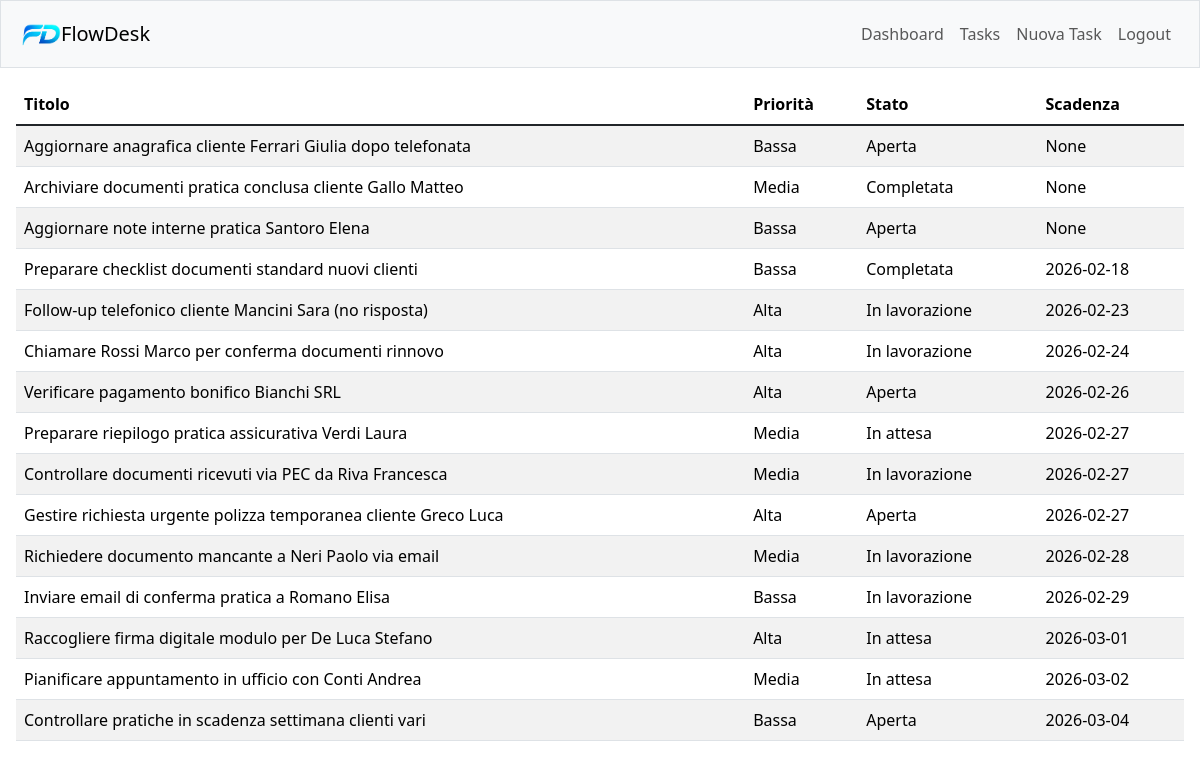
The page /tasks (signed in) on the database as committed earlier.
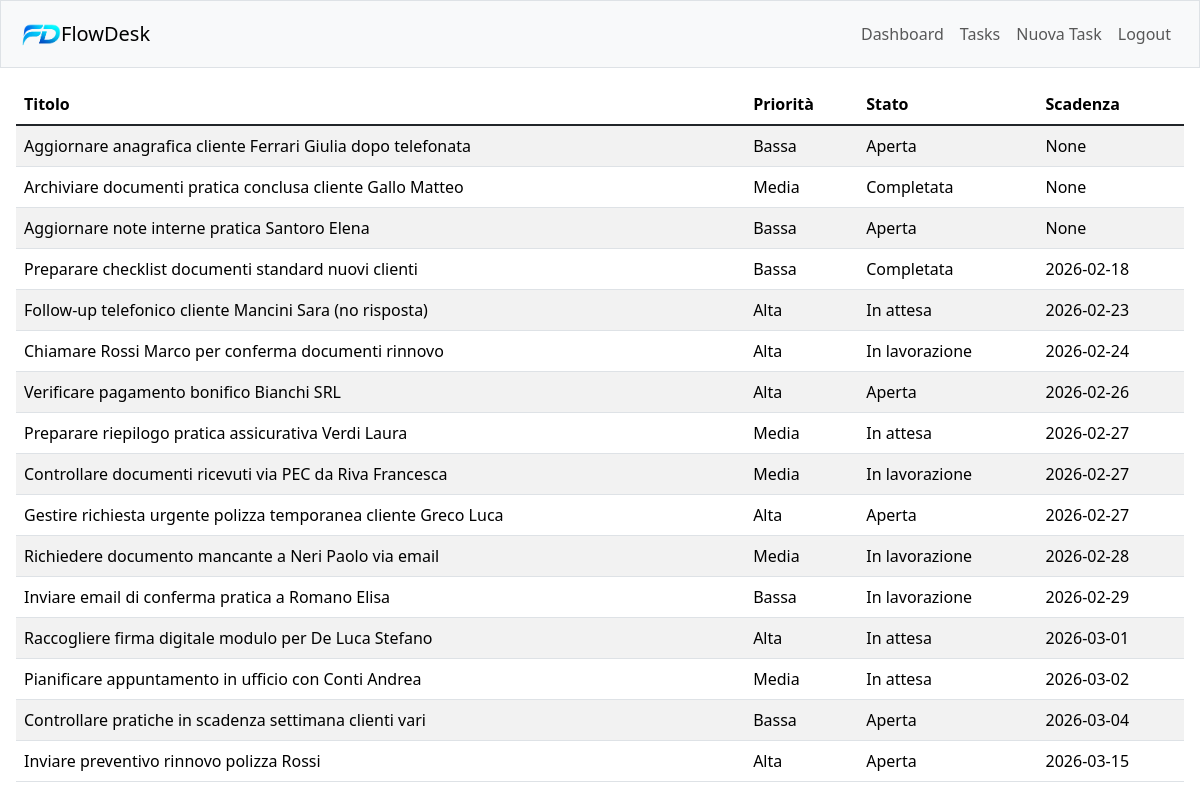
The same page on the database as committed later.
### tables this page shows
CREATE TABLE tasks(
    id INTEGER PRIMARY KEY AUTOINCREMENT,
    user_id INTEGER NOT NULL,
    title TEXT NOT NULL,
    priority TEXT NOT NULL CHECK (priority in ('Bassa', 'Media', 'Alta')),
    status TEXT NOT NULL CHECK (status in ('Aperta', 'In lavorazione', 'In attesa', 'Completata')),
    created_at DATETIME DEFAULT CURRENT_TIMESTAMP,
    due_date DATE,
    updated_at DATETIME DEFAULT CURRENT_TIMESTAMP,
    FOREIGN KEY (user_id) REFERENCES users(id) ON DELETE CASCADE
);

### app.py (the view)
@app.route("/tasks")
@login_required
def tasks():
    user_id = session['user_id']
    conn = get_db_connection()
    tasks = conn.execute('SELECT * FROM tasks WHERE user_id = ? ',(user_id,)).fetchall()
    conn.close()
    return render_template('/tasks.html', tasks=tasks)

### helpers.py (called while the page is built)
def login_required(f):
    @wraps(f)
    def decorated_function(*args, **kwargs):
        if session.get('user_id') is None:
            return redirect('/landing')
        return f(*args, **kwargs)
    return decorated_function

def get_db_connection():
    connection = sqlite3.connect('deskflow.db')
    connection.row_factory = sqlite3.Row
    return connection

### templates/tasks.html (shortened to what this page needs)
{% extends "layout.html" %} {% block title %} Tasks {% endblock %} {% block main
%}
<div class="task-page">
  <table id="tasksTable" class="table table-striped table-hover">
    <thead>
      <tr>
        <th>Titolo</th>
        <th>Priorità</th>
        <th>Stato</th>
        <th>Scadenza</th>
      </tr>
    </thead>
    <tbody class="table-group-divider">
      {% for task in tasks %}
      <tr data-id="{{task.id}}">
        <td>{{ task.title }}</td>
        <td>{{ task.priority }}</td>
        <td>{{ task.status }}</td>
        <td>{{ task.due_date }}</td>
      </tr>
      {% endfor %}
    </tbody>
  </table>
</div>
{% endblock %}

Rows that differ between the two databases and show on the page:
changed tasks "Follow-up telefonico cliente Mancini Sara (no risposta)": status "In lavorazione" → "In attesa"
added tasks: title "Inviare preventivo rinnovo polizza Rossi", priority "Alta", status "Aperta", due_date "2026-03-15"
